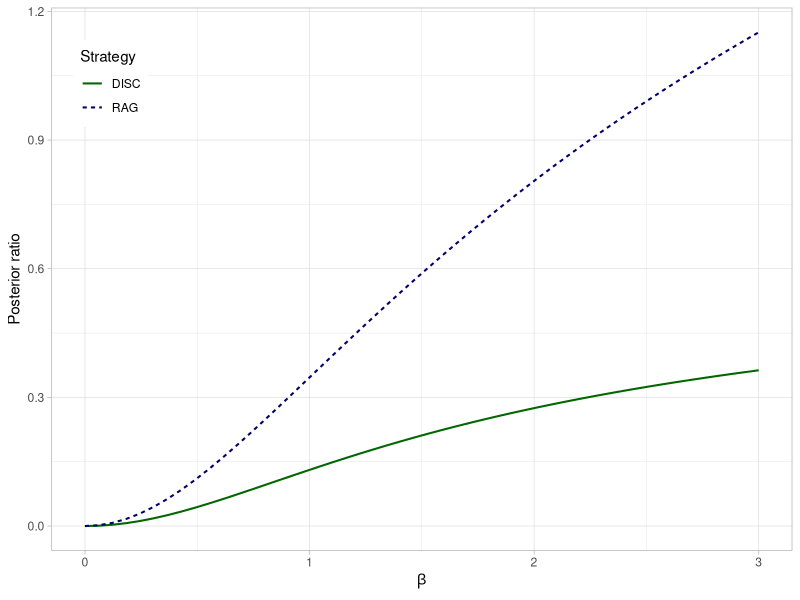
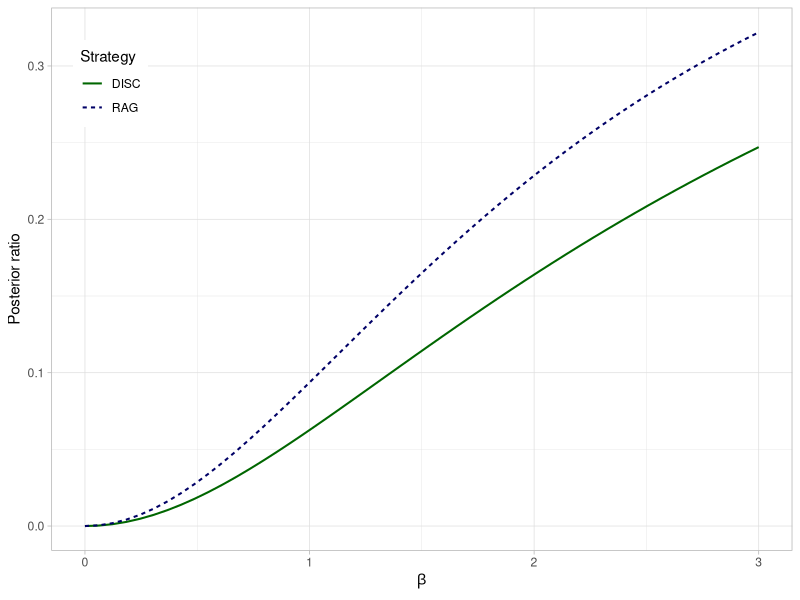
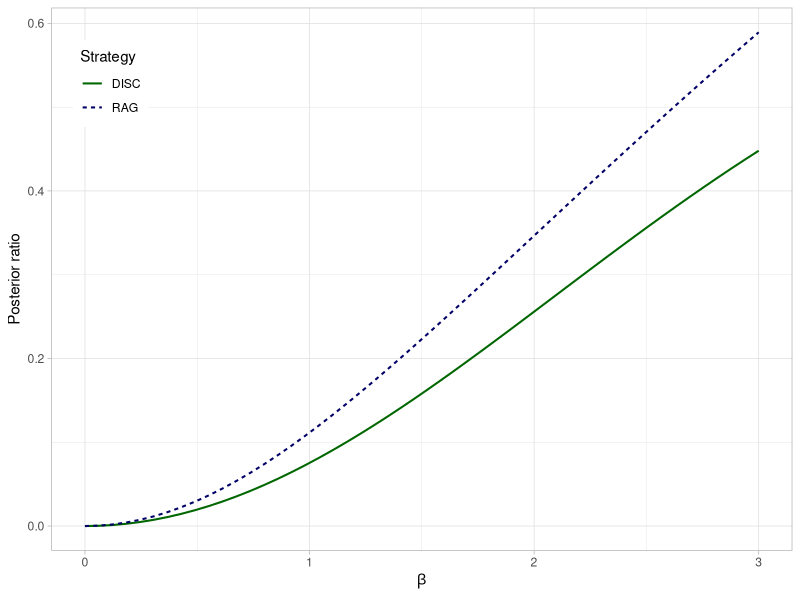
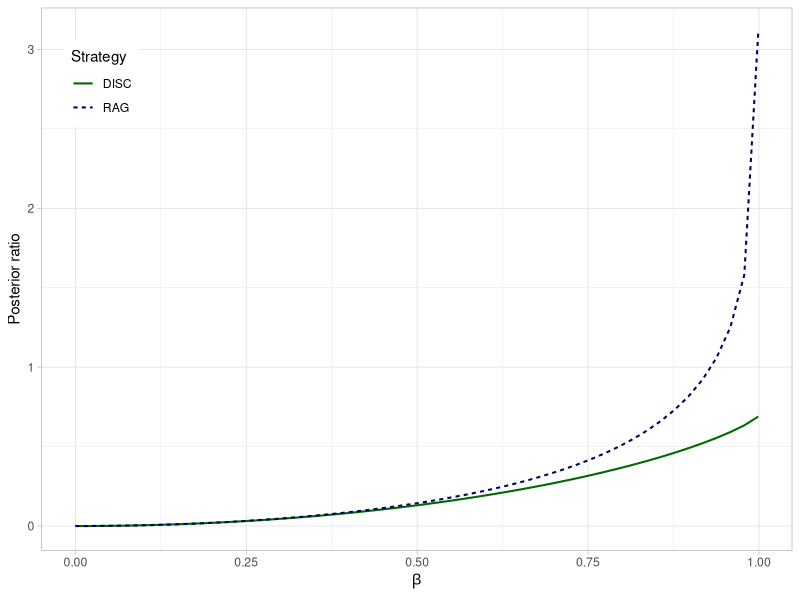
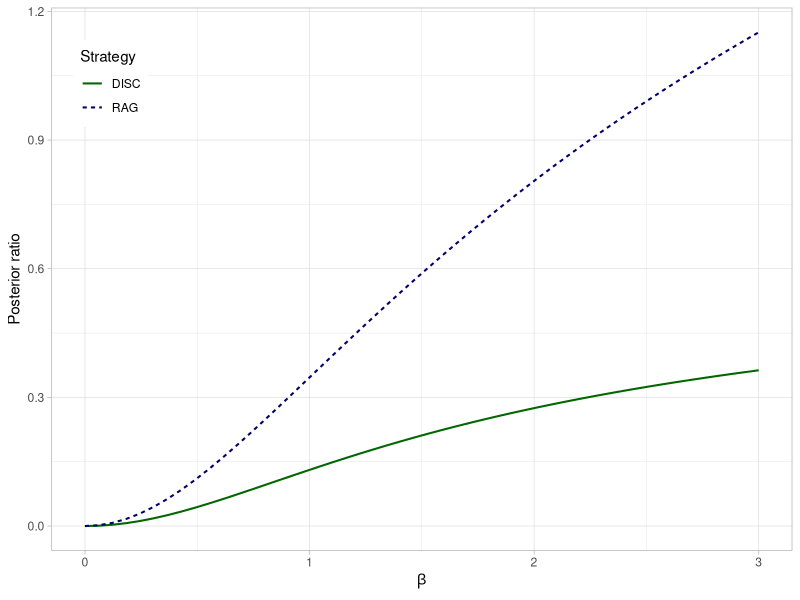
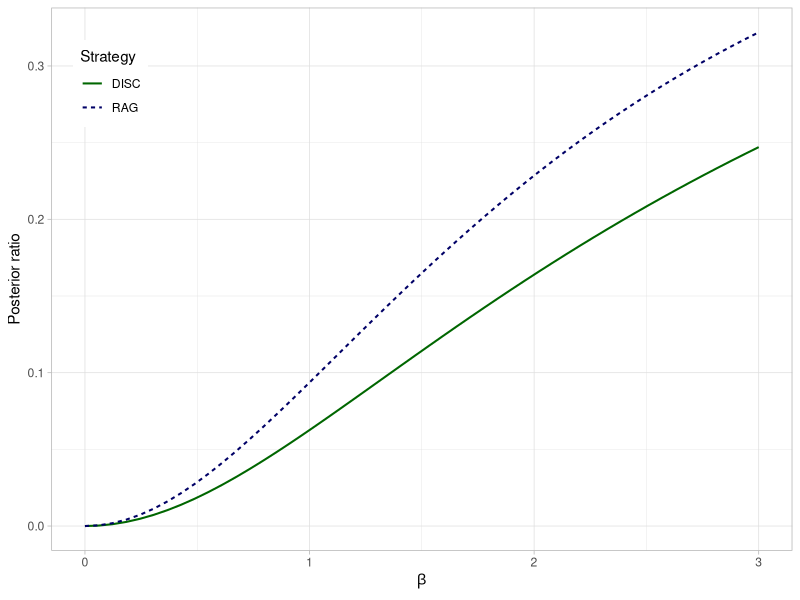
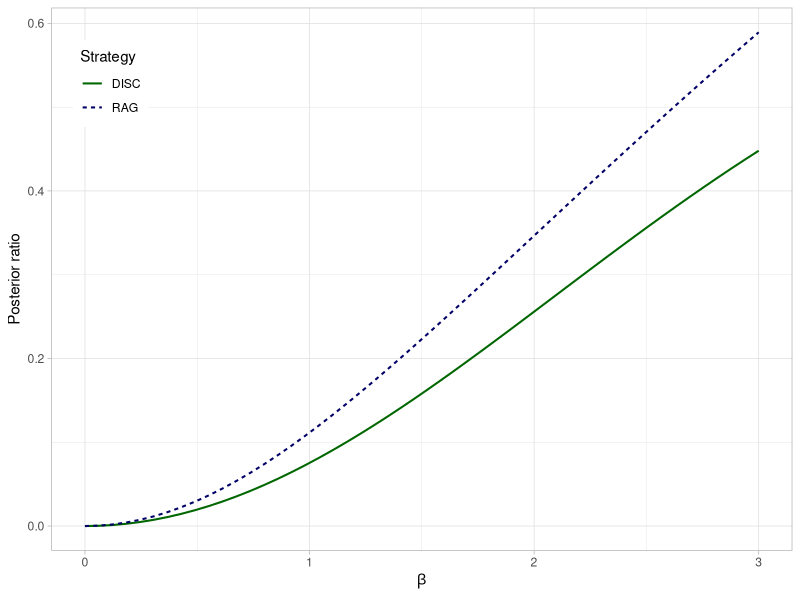
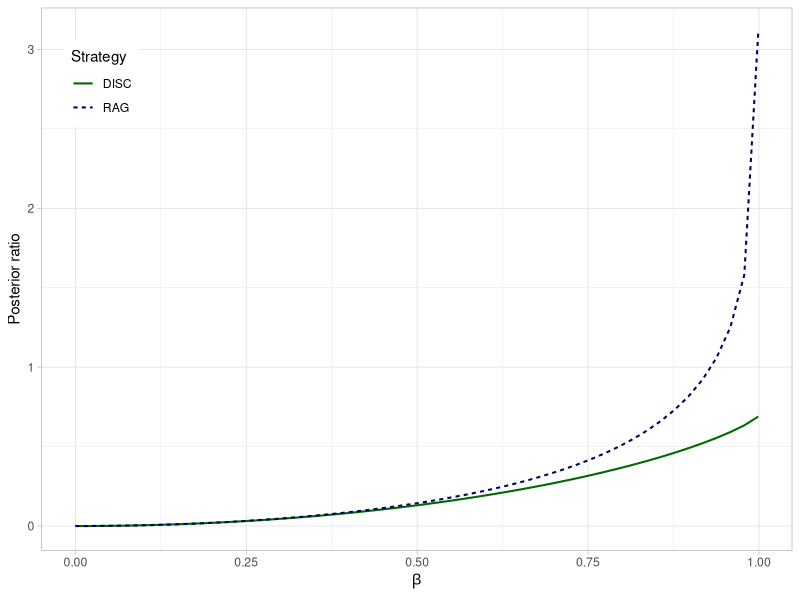

These charts were generated, in order, by the following R code:
library(tidyr)
library(tibble)
library(dplyr)
beta= seq(0,3,length.out=50) #50
sb=1
sa=1
n=100000 # for approximation of p11 or p10

# for infinity sample size

# S.cc
postratio.bge.cc= function(beta,sa,sb){
  r= 1/2 * log((sb^2+ beta^2*sa^2)/(sb^2))
  return(r)
}

mc.p11=function(sb,sa,beta){ # use numerical integration to compute p11
  ga = sb/sa/beta
  m=100
  x=seq(0,m,length.out=n)
  s=numeric(n)
  for(i in 1:n){
    s[i]= 1/sqrt(2*pi) *exp(-x[i]^2/2)*pnorm(x[i]/ga)
  }
  f=sum(s)*m/n
  return(f)
}

postratio.bde.cc= function(beta,sa,sb){
  p= mc.p11(sb,sa,beta)
  r= log(4)+ 2*p*log(p)+ (1-2*p)*log(0.5-p) 
  return(r)
}

Scc.inf.table = tibble() # store all the results for S_cc scenario

for(i in 1:length(beta)){
  r= postratio.bge.cc(beta[i],sa,sb) 
  tem.table = tibble(scenario = "cc",beta = beta[i],type="RAG",r = r)
  Scc.inf.table= rbind(Scc.inf.table,tem.table) # BGe
  
  r=postratio.bde.cc(beta[i],sa,sb)
  tem.table = tibble(scenario = "cc",beta = beta[i],type="DISC",r = r)
  Scc.inf.table= rbind(Scc.inf.table,tem.table) # BDe
  cat(postratio.bde.cc(beta[i],sa,sb),'\n')
}

library(ggplot2)
p = ggplot(Scc.inf.table,aes(x = beta,y = r, linetype = type, col=type))
p=p+ geom_line(lwd = 0.7) + scale_color_manual(values = c("#006600", "#000066")) 
p=p+labs(linetype='Strategy',color='Strategy') +xlab(expression(beta)) +ylab("Posterior ratio")
p=p + theme_light() 
p=p+theme(legend.position = c(0.08, 0.86))
p
# + geom_hline(yintercept=log(2) , color= 'blue',linetype = "dashed")
ggsave('2nodes/Postratio.inf.scc.pdf',plot = p,width = 6,height=4)


# Scd
mc.Ex2 = function(beta,sa){
  m=200
  x=seq(-m/2,m/2,length.out=n)
  s=numeric(n)
  for(i in 1:n){
    s[i]= 1/sqrt(2*pi) * exp(-x[i]^2/2)*exp(x[i]*sa*beta)/(1+ exp(x[i]*sa*beta))
  }
  f=sum(s)*m/n
  return(f)
}
mc.S12 = function(beta,sa){
  m=200
  x=seq(-m/2,m/2,length.out=n)
  s=numeric(n)
  for(i in 1:n){
    s[i]= x[i]*sa/sqrt(2*pi) * exp(-x[i]^2/2)*exp(x[i]*sa*beta)/(1+ exp(x[i]*sa*beta))
  }
  f=sum(s)*m/n
  return(f)
}
postratio.bge.cd= function(beta,sa){
  Sigma=matrix(0,2,2)
  Sigma[1,1]=sa^2
  Sigma[1,2]=mc.S12(beta,sa)
  Sigma[2,1]=Sigma[1,2]
  # E(X_2)
  ex2= mc.Ex2(beta,sa)
  Sigma[2,2] = ex2-ex2^2
  r= 1/2 * log((Sigma[1,1]*Sigma[2,2])/(Sigma[1,1]*Sigma[2,2] - Sigma[1,2]^2))
  return(r)
}

mc.p11.cd=function(sa,beta){ # use numerical integration to compute p11
  m=100
  x=seq(0,m,length.out=n)
  s=numeric(n)
  for(i in 1:n){
    s[i]= 1/sqrt(2*pi) *exp(-x[i]^2/2)*exp(x[i]*beta*sa)/(1+exp(x[i]*beta*sa))
  }
  f=sum(s)*m/n
  return(f)
}

postratio.bde.cd= function(beta,sa){
  p= mc.p11.cd(sa,beta)
  r= log(4)+ 2*p*log(p)+ (1-2*p)*log(0.5-p) 
  return(r)
}

Scd.inf.table = tibble() # store all the results for S_cd scenario

for(i in 1:length(beta)){
  r= postratio.bge.cd(beta[i],sa) 
  tem.table = tibble(scenario = "cd",beta = beta[i],type="RAG",r = r)
  Scd.inf.table= rbind(Scd.inf.table,tem.table) # BGe
  
  r=postratio.bde.cd(beta[i],sa)
  tem.table = tibble(scenario = "cd",beta = beta[i],type="DISC",r = r)
  Scd.inf.table= rbind(Scd.inf.table,tem.table) # BDe
  cat(postratio.bde.cc(beta[i],sa,sb),'\n')
}

library(ggplot2)
p = ggplot(Scd.inf.table,aes(x = beta,y = r, linetype = type, col=type))
p=p+ geom_line(lwd = 0.7) + scale_color_manual(values = c("#006600", "#000066")) 
p=p+labs(linetype='Strategy',color='Strategy') +xlab(expression(beta)) +ylab("Posterior ratio")
p=p + theme_light() 
p=p+theme(legend.position = c(0.08, 0.86))
p
# + geom_hline(yintercept=log(2) , color= 'blue',linetype = "dashed")
ggsave('2nodes/Postratio.inf.scd.pdf',plot = p,width = 6,height=4)

# Sdc
postratio.bge.dc= function(beta,sb){
  r= 1/2 * log(1+ (beta^2)/(4*sb^2))
  return(r)
}
mc.p11.dc=function(sb,beta){ # use numerical integration to compute p11
  m=100
  x=seq(-beta/2/sb,m,length.out=n)
  s=numeric(n)
  for(i in 1:n){
    s[i]= 1/sqrt(2*pi) *exp(-x[i]^2/2)
  }
  f=1/2*sum(s)*(m+beta/2/sb)/n
  return(f)
}

postratio.bde.dc= function(beta,sb){
  p= mc.p11.dc(sb,beta)
  r= log(4)+ 2*p*log(p)+ (1-2*p)*log(0.5-p) 
  return(r)
}

Sdc.inf.table = tibble() # store all the results for S_cd scenario

for(i in 1:length(beta)){
  r= postratio.bge.dc(beta[i],sb) 
  tem.table = tibble(scenario = "dc",beta = beta[i],type="RAG",r = r)
  Sdc.inf.table= rbind(Sdc.inf.table,tem.table) # BGe
  
  r=postratio.bde.dc(beta[i],sb)
  tem.table = tibble(scenario = "dc",beta = beta[i],type="DISC",r = r)
  Sdc.inf.table= rbind(Sdc.inf.table,tem.table) # BDe
  cat(r,'\n')
}


p = ggplot(Sdc.inf.table,aes(x = beta,y = r, linetype = type, col=type))
p=p+ geom_line(lwd = 0.7) + scale_color_manual(values = c("#006600", "#000066"))
p=p+labs(linetype='Strategy',color='Strategy') +xlab(expression(beta)) +ylab("Posterior ratio")
p=p + theme_light() 
p=p+theme(legend.position = c(0.08, 0.86))
p
# + geom_hline(yintercept=log(2) , color= 'blue',linetype = "dashed")
ggsave('2nodes/Postratio.inf.sdc.pdf',plot = p,width = 6,height=4)



# Sdd
p=1/2
beta= seq(0,0.999,length.out=50) #50
postratio.bge.dd= function(beta,p){
  r= 1/2 * log( (1- (2*p-1)^2* beta^2)/(1-beta^2))
  return(r)
}

postratio.bde.dd= function(beta,p){
  p11= p*(0.5+0.5*beta)
  p10 = p*(0.5-0.5*beta)
  p01 = (1-p)*(0.5-0.5*beta)
  p00= (1-p)*(0.5+ 0.5*beta)
  p1. = p11+p10
  p.1 = p11+p01
  p0. = p01+p00
  p.0 = p10+p00
  r=p11* log(p11/(p1.* p.1)) + p10*log(p10/(p1.*p.0)) + p01* log(p01/(p0.*p.1)) + p00* log(p00/(p0.*p.0))
  return(r)
}

Sdd.inf.table = tibble() # store all the results for S_dd scenario

for(i in 1:length(beta)){
  r= postratio.bge.dd(beta[i],p) 
  tem.table = tibble(scenario = "dd",beta = beta[i],type="RAG",r = r)
  Sdd.inf.table= rbind(Sdd.inf.table,tem.table) # BGe
  
  r=postratio.bde.dd(beta[i],p)
  tem.table = tibble(scenario = "dd",beta = beta[i],type="DISC",r = r)
  Sdd.inf.table= rbind(Sdd.inf.table,tem.table) # BDe
  cat(r,'\n')
}
p = ggplot(Sdd.inf.table,aes(x = beta,y = r, linetype = type, col=type))
p=p+ geom_line(lwd = 0.7) + scale_color_manual(values = c("#006600", "#000066")) 
p=p+labs(linetype='Strategy',color='Strategy') +xlab(expression(beta)) +ylab("Posterior ratio")
p=p + theme_light() 
p=p+theme(legend.position = c(0.08, 0.86))
p
# + geom_hline(yintercept=log(2) , color= 'blue',linetype = "dashed")
ggsave('2nodes/Postratio.inf.sdd.pdf',plot = p,width =6,height=4)



